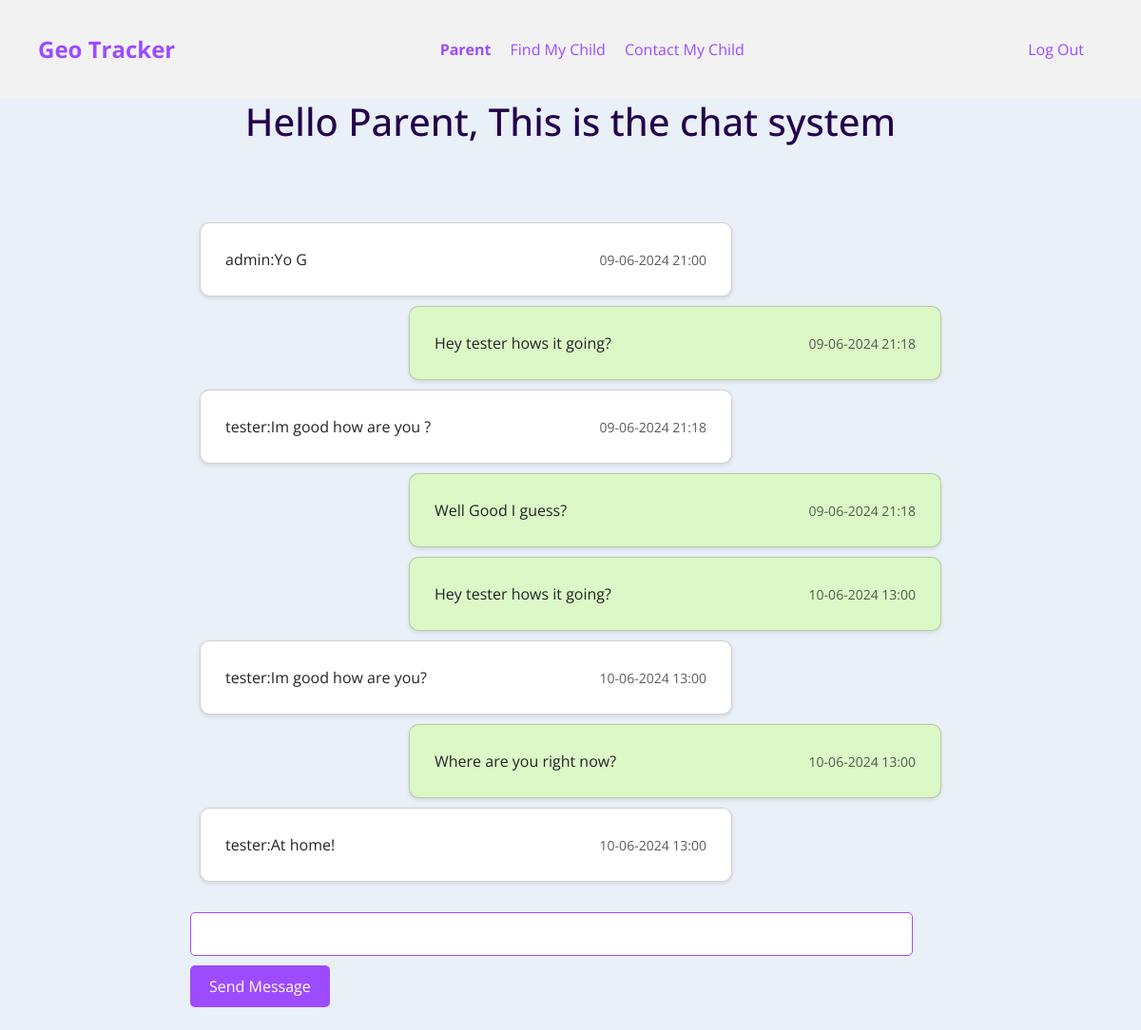
Page /contact_child (signed in) on the committed database.
### geolocation_app/models.py (models this page shows, shortened)
class User(AbstractUser):
    password = models.CharField(max_length=128, default='default_password')

class ChatMessage(models.Model):
    user = models.ForeignKey(User, on_delete=models.CASCADE)
    message = models.TextField()
    timestamp = models.DateTimeField(auto_now_add=True)
    room_name = models.CharField(max_length=255, null=True)

### geolocation_app/views.py (the view)
# urls.py: path('contact_child', views.contact_child, name='contact_child')
def contact_child(request, *args, **kwargs):
    parent = None
    children = None
    is_child = False
    if request.user.is_authenticated:
        try:
            parent = Parent.objects.get(user=request.user)
            children = Child.objects.filter(parent=parent)
        except Parent.DoesNotExist:
            try:
                child = Child.objects.get(user=request.user)
                parent = child.parent
                children = [child]
                is_child = True
            except Child.DoesNotExist:
                pass
    last_messages = ChatMessage.objects.all()
    context = {
        "user": request.user,
        "children": children,
        "is_child": is_child,
        "parent": parent,
        "last_messages": last_messages
    }
    return render(request, "geolocation_app/contact_child.html", context)

### geolocation_app/templates/geolocation_app/contact_child.html (shortened to what this page needs)
{% extends "geolocation_app/layout.html" %}
{% block body %}
<center><h1>Hello {{ user }}, This is the chat system</h1></center>
<br>
<br>
<div class="chat__item__container" id="id_chat_item_container">
    <br/>
    {% for message in last_messages %}
    <div class="card message-card mb-2 {% if message.user == user %} user-message {% else %} other-user-message {% endif %}">
        <div class="card-body d-flex justify-content-between align-items-center">
            {% if message.user != user %}
            <p class="card-text mb-0 other-user-name">{{ message.user }}:</p>
            {% endif %}
            <p class="card-text mb-0">{{ message.message }}</p>
            <p class="card-text text-muted mb-0 timestamp small">{{ message.timestamp|date:'d-m-Y H:i' }}</p>
        </div>
    </div>
    {% endfor %}
    <br/>
    <input type="text" id="id_message_send_input" />
    <button type="submit" id="id_message_send_button">Send Message</button>
    <br/>
    <br/>
</div>
{% endblock %}

### geolocation_app/templates/geolocation_app/layout.html (shortened to what this page needs)
{% load static %}
<!DOCTYPE html>
<html lang="en">
<head>
    <link href="https://cdn.jsdelivr.net/npm/remixicon@2.5.0/fonts/remixicon.css" rel="stylesheet">
    <link href="https://cdn.jsdelivr.net/npm/bootstrap@5.3.0/dist/css/bootstrap.min.css" rel="stylesheet">
    <link href='https://cdn.jsdelivr.net/npm/boxicons@2.0.5/css/boxicons.min.css' rel='stylesheet'>
    <link rel="stylesheet" href="{% static 'geolocation_app/styles.css' %}">
</head>
<body>
    <div class="hero">
        <nav>
            <a class="logo" href="{% url 'index' %}">Geo Tracker</a>
            <ul>
                {% if user.is_authenticated %}
                    <li><a href="{% url 'index' %}"><strong>{{ request.user.username }}</strong></a></li>
                {% endif %}
                {% if user.is_authenticated %}
                    {% if not is_child %}
                        <li><a href="{% url 'find_child' %}">Find My Child</a></li>
                    {% endif %}
                    {% if not is_child %}
                    <li><a href="{% url 'contact_child' %}">Contact My Child</a></li>
                    {% else %}
                    <li><a href="{% url 'contact_child' %}">Contact My Parent</a></li>
                    {% endif %}
                {% else %}
                    <li><a href="{% url 'login' %}">Log In</a></li>
                    <li><a href="{% url 'register' %}">Register</a></li>
                {% endif %}
            </ul>
            {% if user.is_authenticated %}
                <button type="button" style="color: #9D4BFF;"><a href="{% url 'logout' %}">Log Out</a></button>
            {% endif %}
        </nav>
    </div>
    <div class="body">
        {% block body %}
        {% endblock %}
    </div>
</body>
</html>

### geolocation_app/static/geolocation_app/styles.css (style rules this page uses)
:root { --first-color: #9D4BFF; --first-color-dark: #23004D; --first-color-light: #A49EAC; --first-color-lighten: #F2F2F2; --body-font: 'Open Sans', sans-serif; --h1-font-size: 1.5rem; --normal-font-size:.938rem; --small-font-size:.813rem; }
@media screen and (min-width: 768px) { :root { --normal-font-size: 1rem; --small-font-size:.875rem; } }
*,::before,::after { box-sizing: border-box; }
body { margin: 0; padding: 0; font-family: var(--body-font); font-size: var(--normal-font-size); color: var(--first-color-dark); }
h1 { margin: 0; }
a { text-decoration: none; }
body { font-family: 'Open Sans', sans-serif; margin: 0; padding: 0; background-color: #e9f0f7; }
.hero { background-color: #F2F2F2; color: #9D4BFF; padding: 20px; text-align: center; }
.hero nav { display: flex; justify-content: space-between; align-items: center; background-color: var(--navbar-background-color); padding: 10px 20px; }
.hero nav ul { list-style: none; margin: 0; padding: 0; display: flex; gap: 20px; }
.hero nav li { margin: 0; }
.hero nav a { color: var(--navbar-link-color); text-decoration: none; transition: color 0.3s ease; }
.hero .logo { font-size: 24px; font-weight: bold; color: var(--navbar-link-color); }
.hero button[type="button"] { background-color: var(--button-background-color); color: #fff; border: none; padding: 10px 20px; font-size: 16px; cursor: pointer; transition: background-color 0.3s ease; }
input { width: 100%; }
.chat__item__container { width: 100%; max-width: 800px; margin: 0 auto; }
.card { border-radius: 10px; padding: 10px; box-shadow: 0 2px 4px rgba(0, 0, 0, 0.1); max-width: 70%; word-wrap: break-word; margin: 10px 0; }
.user-message { background-color: #DCF8C6; margin-left: auto; margin-right: 10px; }
.other-user-message { background-color: #FFFFFF; margin-left: 10px; margin-right: auto; }
.card-body { display: flex; justify-content: space-between; align-items: center; }
.card-text { margin: 0; }
.timestamp { margin-left: auto; }
#id_message_send_input { width: calc(100% - 40px); padding: 10px; border: 1px solid #9D4BFF; border-radius: 5px; font-size: 16px; margin-bottom: 10px; }
#id_message_send_button { background-color: #9D4BFF; color: #fff; border: none; padding: 10px 20px; font-size: 16px; cursor: pointer; transition: background-color 0.3s ease; border-radius: 5px; align-items: center; }

### rows in the picture
User: user.username "Parent", username "Parent"
ChatMessage: user "admin", message "Yo G", timestamp "09-06-2024 21:00"
ChatMessage: message "Hey tester hows it going?", timestamp "09-06-2024 21:18"
ChatMessage: user "tester", message "Im good how are you ?", timestamp "09-06-2024 21:18"
ChatMessage: message "Well Good I guess?", timestamp "09-06-2024 21:18"
ChatMessage: message "Hey tester hows it going?", timestamp "10-06-2024 13:00"
ChatMessage: user "tester", message "Im good how are you?", timestamp "10-06-2024 13:00"
ChatMessage: message "Where are you right now?", timestamp "10-06-2024 13:00"
ChatMessage: user "tester", message "At home!", timestamp "10-06-2024 13:00"
